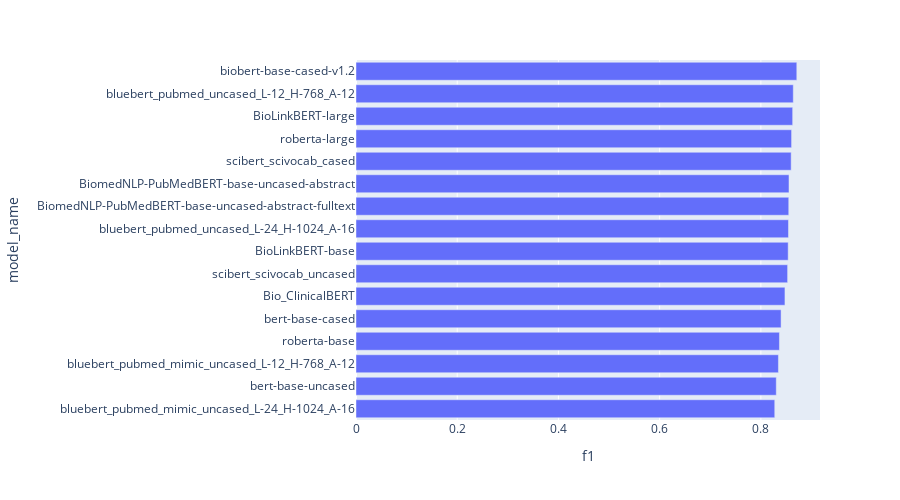
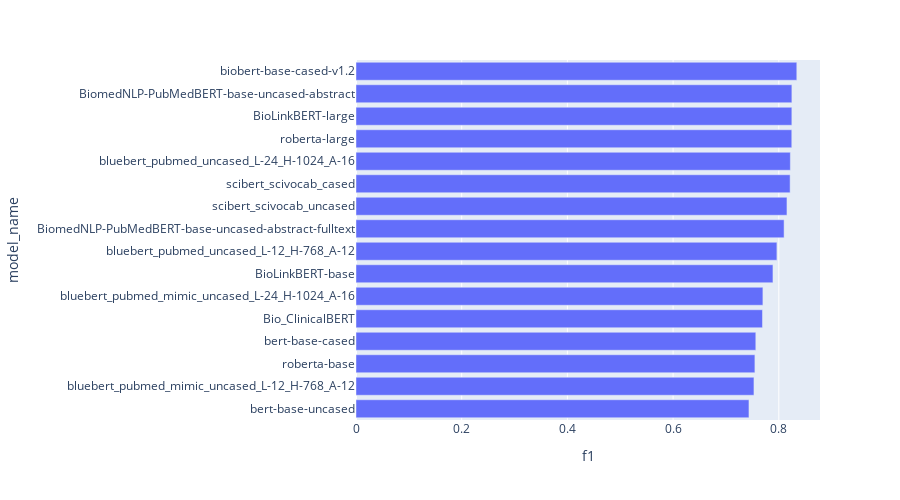

The notebook cell these images were saved under, in order:
### Code cell
for dataset, df in df_plt.groupby('dataset'):
    fig = px.bar(df, x='f1', y='model_name', height=500)
    fig.show()

### Figure 1 — Plotly figure (JSON) as saved in the notebook; plotly's stock layout.template omitted (floating-point values rounded to 4 significant figures)
{"data": [{"alignmentgroup": "True", "hovertemplate": "f1=%{x}<br>model_name=%{y}<extra></extra>", "legendgroup": "", "marker": {"color": "#636efa", "pattern": {"shape": ""}}, "name": "", "offsetgroup": "", "orientation": "h", "showlegend": false, "textposition": "auto", "type": "bar", "x": [0.8274, 0.8305, 0.8347, 0.8367, 0.84, 0.8476, 0.8529, 0.854, 0.8546, 0.8551, 0.8556, 0.8599, 0.8607, 0.8629, 0.8641, 0.871], "xaxis": "x", "y": ["bluebert_pubmed_mimic_uncased_L-24_H-1024_A-16", "bert-base-uncased", "bluebert_pubmed_mimic_uncased_L-12_H-768_A-12", "roberta-base", "bert-base-cased", "Bio_ClinicalBERT", "scibert_scivocab_uncased", "BioLinkBERT-base", "bluebert_pubmed_uncased_L-24_H-1024_A-16", "BiomedNLP-PubMedBERT-base-uncased-abstract-fulltext", "BiomedNLP-PubMedBERT-base-uncased-abstract", "scibert_scivocab_cased", "roberta-large", "BioLinkBERT-large", "bluebert_pubmed_uncased_L-12_H-768_A-12", "biobert-base-cased-v1.2"], "yaxis": "y"}], "layout": {"barmode": "relative", "height": 500, "legend": {"tracegroupgap": 0}, "margin": {"t": 60}, "xaxis": {"anchor": "y", "domain": [0, 1], "title": {"text": "f1"}}, "yaxis": {"anchor": "x", "domain": [0, 1], "title": {"text": "model_name"}}}}

### Figure 2 — Plotly figure (JSON) as saved in the notebook; plotly's stock layout.template omitted (floating-point values rounded to 4 significant figures)
{"data": [{"alignmentgroup": "True", "hovertemplate": "f1=%{x}<br>model_name=%{y}<extra></extra>", "legendgroup": "", "marker": {"color": "#636efa", "pattern": {"shape": ""}}, "name": "", "offsetgroup": "", "orientation": "h", "showlegend": false, "textposition": "auto", "type": "bar", "x": [0.7435, 0.753, 0.7548, 0.7565, 0.7691, 0.7699, 0.7889, 0.7964, 0.81, 0.8154, 0.8214, 0.8218, 0.8246, 0.8247, 0.8247, 0.834], "xaxis": "x", "y": ["bert-base-uncased", "bluebert_pubmed_mimic_uncased_L-12_H-768_A-12", "roberta-base", "bert-base-cased", "Bio_ClinicalBERT", "bluebert_pubmed_mimic_uncased_L-24_H-1024_A-16", "BioLinkBERT-base", "bluebert_pubmed_uncased_L-12_H-768_A-12", "BiomedNLP-PubMedBERT-base-uncased-abstract-fulltext", "scibert_scivocab_uncased", "scibert_scivocab_cased", "bluebert_pubmed_uncased_L-24_H-1024_A-16", "roberta-large", "BioLinkBERT-large", "BiomedNLP-PubMedBERT-base-uncased-abstract", "biobert-base-cased-v1.2"], "yaxis": "y"}], "layout": {"barmode": "relative", "height": 500, "legend": {"tracegroupgap": 0}, "margin": {"t": 60}, "xaxis": {"anchor": "y", "domain": [0, 1], "title": {"text": "f1"}}, "yaxis": {"anchor": "x", "domain": [0, 1], "title": {"text": "model_name"}}}}
